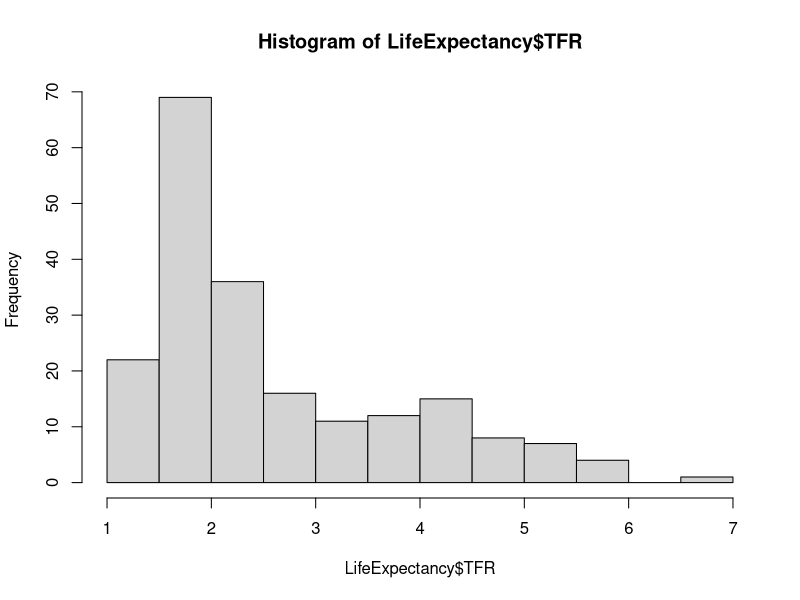
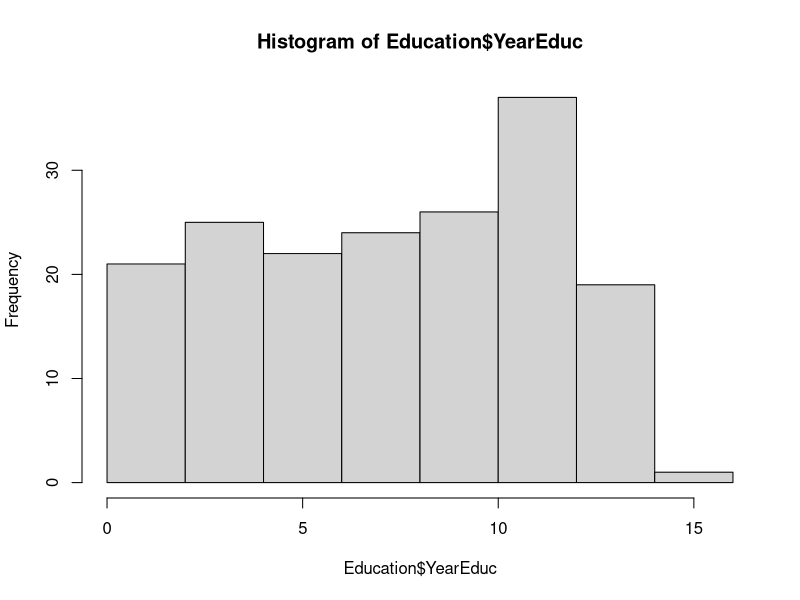
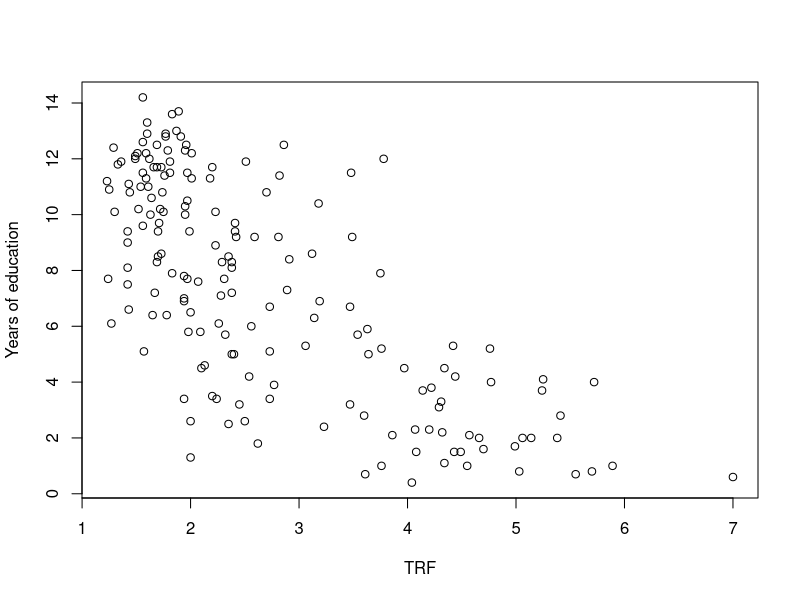

Write R code to recreate these figures, in order.
dir <- 'C:/Users/ktrin/Desktop/Dania/CSV Files'
setwd(dir)
LifeExpectancy<-read.csv("TFR_2020World.csv", header=T)
head(LifeExpectancy)

Education<-read.csv("Education_2009World.csv", header=T)
head(Education)

hist(LifeExpectancy$TFR)
hist(Education$YearEduc)

mean(LifeExpectancy$TFR, na.rm = T)
mean(Education$YearEduc, na.rm = T)

range(LifeExpectancy$TFR, na.rm = T)
range(Education$YearEduc, na.rm = T)

sd(LifeExpectancy$TFR, na.rm = T)
sd(Education$YearEduc, na.rm = T)

data <- merge(LifeExpectancy, Education, by="Country")
head(data)
data<- data[!is.na(data$TFR) | !is.na(data$YearEduc),]

#!is.na
plot(data$TFR, data$YearEduc,
     ylab = "Years of education",
     xlab = "TRF")
cov(data$TFR, data$YearEduc)
cor(data$TFR, data$YearEduc)
